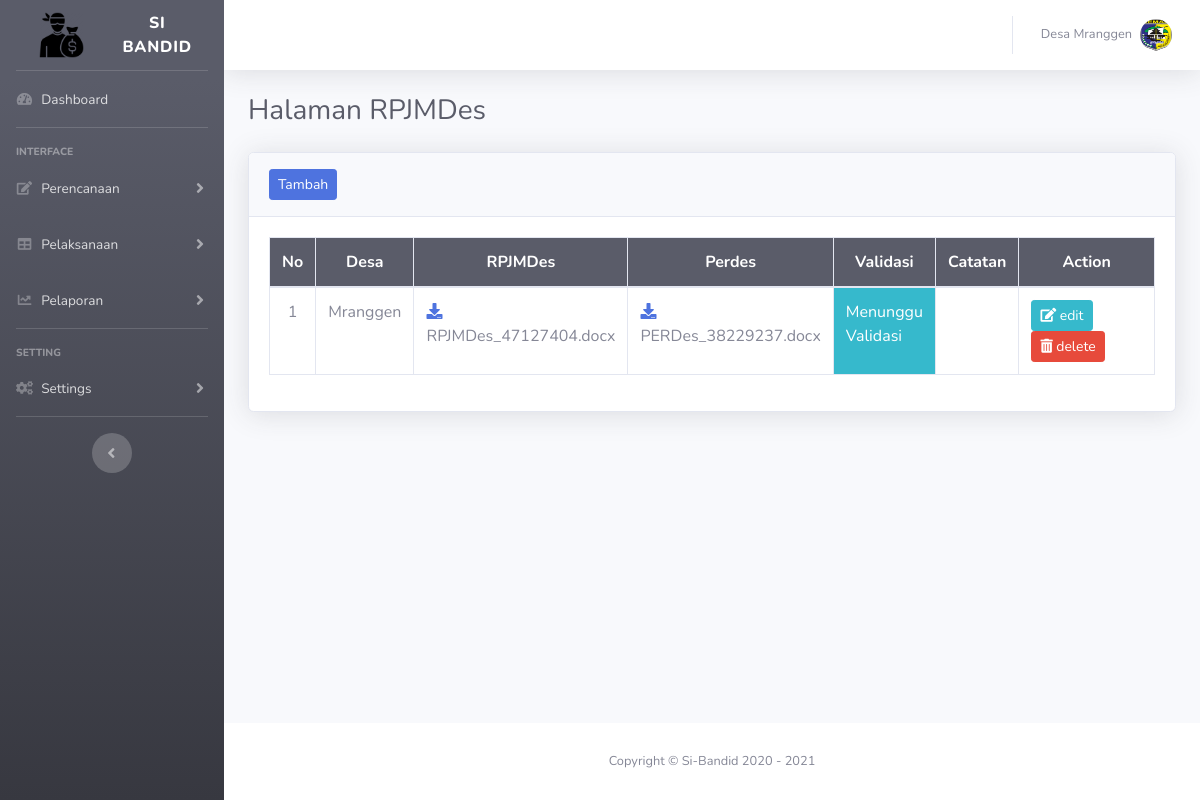
The page /index.php?page=rpjmdes (signed in) on the database its author committed.
### tables this page shows
CREATE TABLE `tb_rpjmdes` (
  `id_rpjmdes` int(11) NOT NULL,
  `rpjmdes` varchar(100) NOT NULL,
  `perdes` varchar(100) NOT NULL,
  `id_user` int(11) NOT NULL,
  `tahun` year(4) NOT NULL,
  `validasi` varchar(50) NOT NULL,
  `catatan` text NOT NULL
);

CREATE TABLE `tb_user` (
  `id_user` int(11) NOT NULL,
  `username` varchar(50) NOT NULL,
  `password` varchar(255) NOT NULL,
  `nama_user` varchar(50) NOT NULL,
  `level` enum('admin','user') NOT NULL
);

### page/perencanaan/rpjmdes/rpjmdes.php (the view, shortened to what this page needs)
<h1 class="h3 mb-4 text-gray-800">Halaman RPJMDes</h1>
<div class="card shadow mb-4">
  <div class="card-header py-3">
    <a href="#" class="btn btn-sm btn-primary" data-toggle="modal" data-target="#add_rpjmdesModal">Tambah</a>
  </div>
  <div class="card-body">
    <div class="table-responsive">
      <table class="table table-bordered" id="dataTable" width="100%" cellspacing="0">
        <thead class="bg-dark text-white">
          <tr>
            <th width="3%" class="text-center">No</th>
            <th width="5%" class="text-center">Desa</th>
            <th class="text-center">RPJMDes</th>
            <th class="text-center">Perdes</th>
            <th width="5%" class="text-center">Validasi</th>
            <th class="text-center">Catatan</th>
            <th width="18%" class="text-center">Action</th>
          </tr>
        </thead>
        <tbody>
          <?php
          include "asset/inc/config.php";
          $tahun = $_SESSION['tahun'];
          if ($_SESSION['level']=="user") {
            $id_user = $_SESSION['id_user'];
            $query= "SELECT * FROM tb_rpjmdes
                      INNER JOIN tb_user ON tb_rpjmdes.id_user = tb_user.id_user AND tb_rpjmdes.id_user=$id_user AND tahun='$tahun' ORDER BY id_rpjmdes DESC";
            $result = mysqli_query($koneksi, $query);
          }
            $no = 1;
            while($data = mysqli_fetch_assoc($result))
            {
            ?>
          <tr>
            <td class="text-center"><?php echo "$no"; ?></td>
            <td><?php echo $data['nama_user']; ?></td>
            <td>
              <a href="page/perencanaan/rpjmdes/file/rpjmdes/<?php echo $data['rpjmdes']; ?>">
              <i class="fas fa-download" id="downloadrpjmdes">&nbsp;&nbsp;</i></a><?php echo $data['rpjmdes']; ?>
            </td>
            <td><a href="page/perencanaan/rpjmdes/file/perdes/<?php echo $data['perdes']; ?>"><i class="fas fa-download" id="downloadperdes">&nbsp;&nbsp;</i></a><?php echo $data['perdes']; ?></td>
            <?php
              $validasi = $data['validasi'];
              $jumlah_karakter    =strlen($validasi);
              if ($jumlah_karakter == 6) {
              $color = "class='bg-danger text-white';";
              }
              elseif ($jumlah_karakter == 8){
              $color = "class='bg-success text-white';";
              }
              elseif ($jumlah_karakter == 17){
              $color = "class='bg-info text-white';";
              }
              elseif ($jumlah_karakter ){
              $color = "class='bg-primary text-white';";
              }
              ?>
            <td <?= $color ?> ><?php echo $validasi; ?></td>
            <td><?php echo $data['catatan']; ?></td>
            <td>
              <a href="#" class="btn btn-sm btn-info edit" data-toggle="modal" data-target="#edit_rpjmdesModal"
              data-id_rpjmdes="<?php echo $data['id_rpjmdes'];?>"
              data-rpjmdes="<?php echo $data['rpjmdes'];?>"
              data-perdes="<?php echo $data['perdes'];?>"
              ><i class="fas fa-edit"></i> edit</a>
              <a href="page/perencanaan/rpjmdes/hapus.php?id_rpjmdes=<?php echo $data['id_rpjmdes'];?>" onclick="return confirm('Yakin Hapus?')" class="btn btn-sm btn-danger"><i class="fas fa-trash-alt"></i> delete</a>
            </td>
          </tr>
          <?php
          $no++;
          }
          ?>
        </tbody>
      </table>
    </div>
  </div>
</div>

### rows shown on the page
tb_rpjmdes: id_user.nama_user "Mranggen", rpjmdes "RPJMDes_47127404.docx", perdes "PERDes_38229237.docx", validasi "Menunggu Validasi"

### other values the page prints
$_SESSION['nama_user'] "Mranggen"
